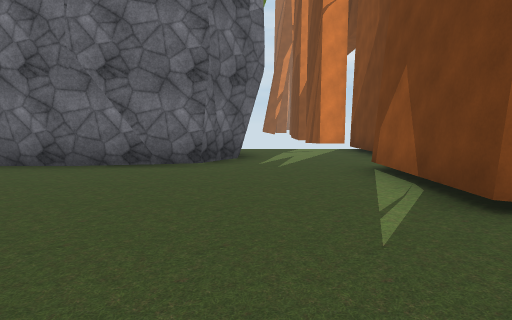
view 1 (above)

18 first-person views from a walk through a scene from a Unity 3-D project. The camera is 1.5 m above the floor, tilts 6° down and sees 75° across. The floor is counted in squares, 2 m on a side. Each view is taken from the middle of a square. On the plan, view 1 faces up. The plan holds only what a view shows up to about 11 squares ahead; the rest is blank. The place goes on beyond the plan. The player character is not drawn. Some animated figures are not drawn. Some surface patterns are stand-ins.

view 2
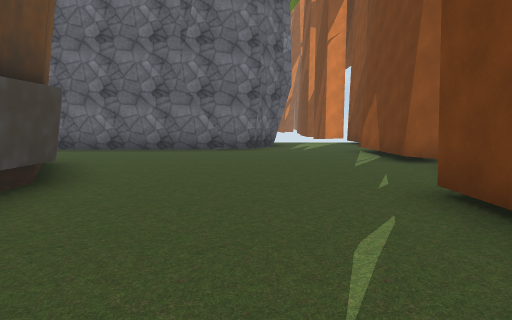

view 3
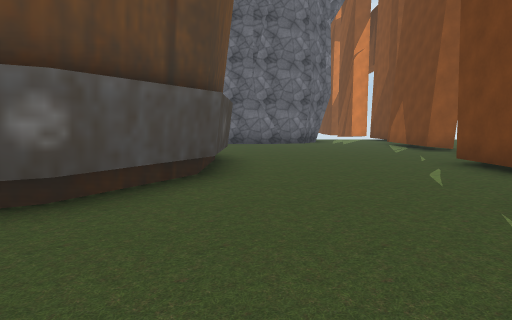

view 4
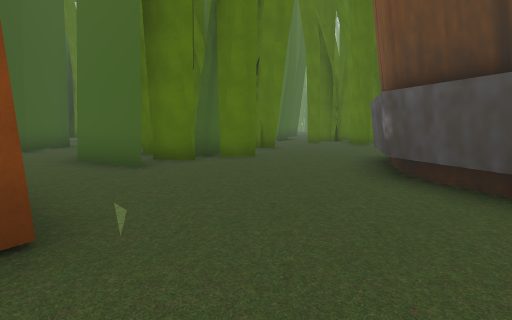

view 5
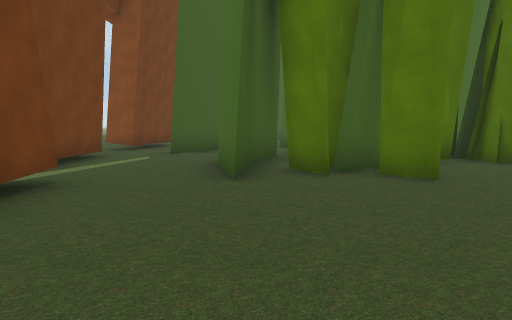

view 6
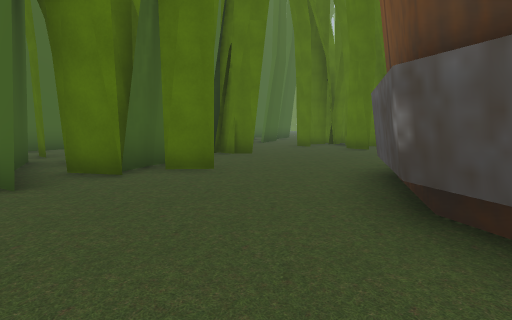

view 7
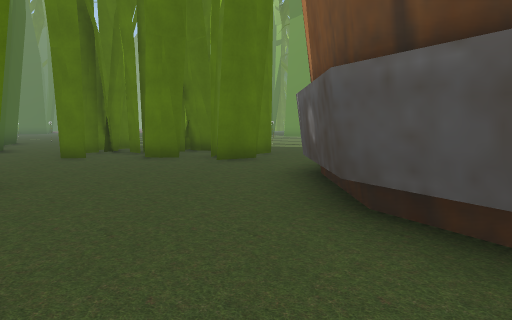

view 8
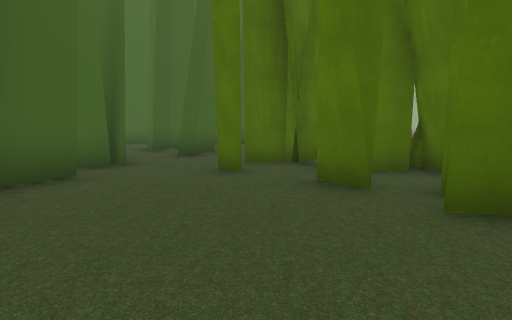

view 9
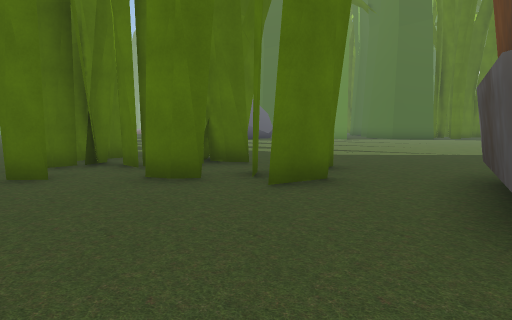

view 10
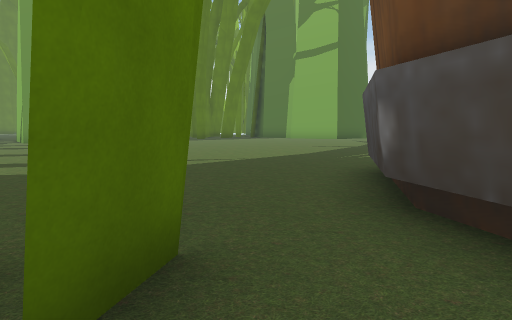

view 11
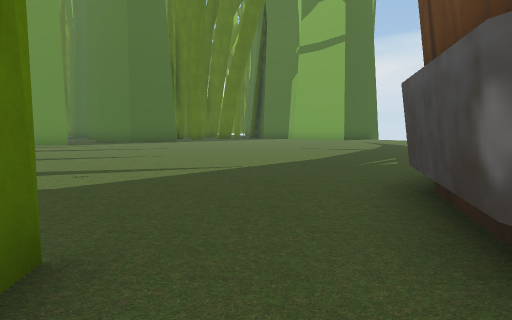

view 12
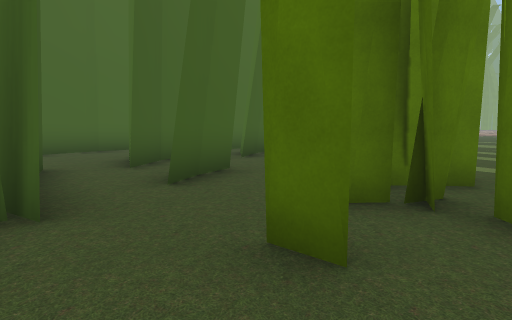

view 13
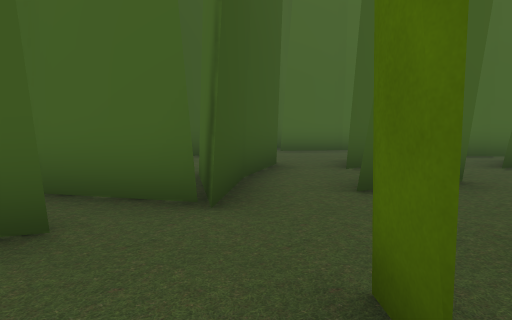

view 14
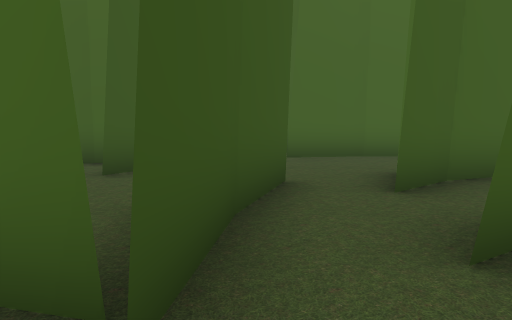

view 15
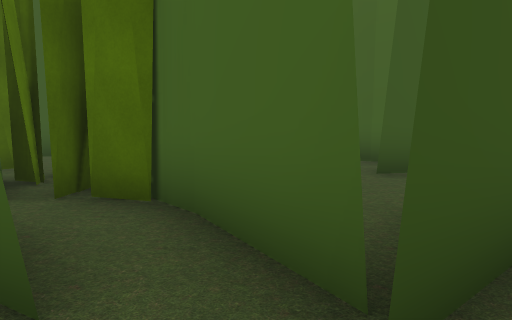

view 16
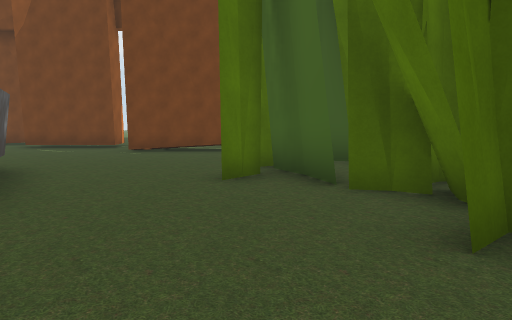

view 17
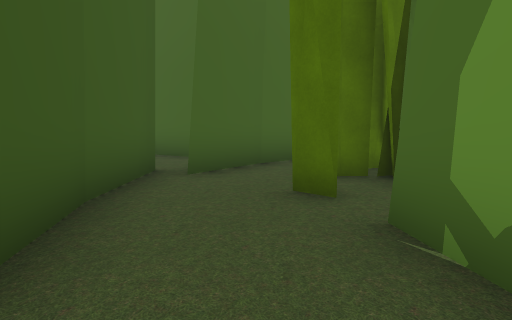

view 18
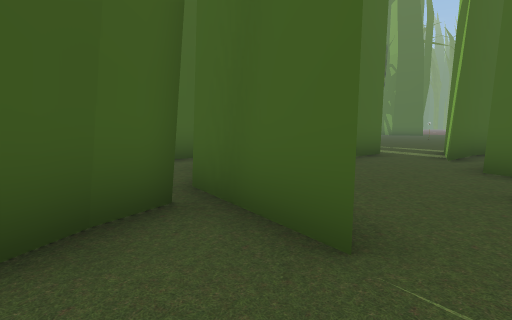

### Floor plan
Key: @ floor where view 1 was taken; # wall or solid block; x gap in a wall; . floor.
Columns run from 22 left of view 1 to 3 right of it. Each row starts with its distance up from view 1.
 11                         ##
 10                       ...#
  9                       ...#
  8                      #...#
  7                    ###...
  6                #####.....
  5                 ........#
  4       ..        ........#.
  3      ....        .......##
  2     .....        #.......
  1    ......        ##......
  0   ........        #...@..
 -1  .........        #....#
 -2 ..........#       #....#
 -3 ..........##     ##....#
 -4 ...........##   ##......
 -5 ...... .....#####.....#
 -6   .......##...........#.
 -7     ......##..........#.
 -8        ####......###...
 -9        ###......####...#
-10    ....####...######...#
-11   ...   ###..#######...#
-12         ...########..#..
-13        ..#.#.#####..##.#
-14       .....#..  ##### .#
-15      ##..#.#....###.
-16       .###...#.....
-17      ###....###x#.
-18     .......  ## #
-19     ...####
-20           #
-21            #
-22            #

Positions as (right, up) in squares from view 1, and headings:
1: (0, 0), facing up
2: (-1, -4), facing up
3: (-3, -7), facing up
4: (0, -2), facing down-left
5: (-3, -3), facing down
6: (-2, -3), facing down-left
7: (-4, -6), facing left
8: (-8, -6), facing down-left
9: (-7, -7), facing left
10: (-10, -7), facing up-left
11: (-11, -6), facing up-left
12: (-10, -9), facing down-left
13: (-11, -9), facing down
14: (-11, -11), facing down
15: (-11, -11), facing down-right
16: (-10, -8), facing right
17: (-1, -10), facing down-left
18: (-7, -15), facing down-left
